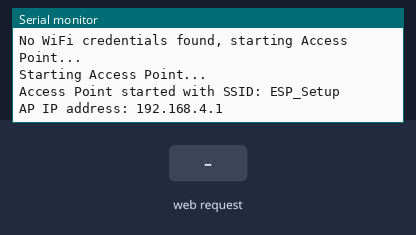
Bench run of a sketch on a simulated ESP32. On the bench: the last lines printed to the serial monitor. Inputs (shaded band) come from the test bench. WiFi joins after 1.5 s; servers stay silent unless stated; a WiFi scan finds three made-up networks; EEPROM starts erased. At 11.4 s the program restarts the board; the recording ends there.

Above: at 6.3 s.
6.4 s: HTTP request GET / received
At 6.8 s:
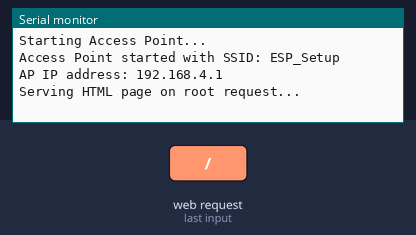
9.4 s: HTTP request GET /connect received
At 10.2 s:
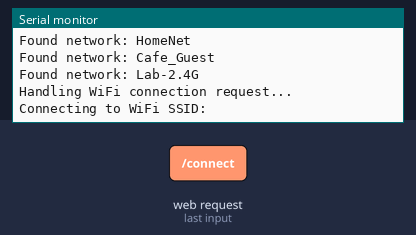

Measured:
- after the input at 6.4 s, the serial monitor: prints a new line at once (image 1)
- after the input at 9.4 s, the serial monitor: prints a new line at once (image 2)

The sketch:

Last.ino
```cpp
#include <WiFi.h>
#include <HTTPClient.h>
#include <WebServer.h>
#include <Preferences.h>
#include <Update.h>
#include <ArduinoJson.h>
#include <esp_system.h>

const char* ap_ssid = "ESP_Setup";
const char* ap_password = "esp123456";
const int device_id = 31;
const char* user_id = "358c82ee-5c56-40a9-9e40-742f4e7b898a";

String ssid = "";
String password = "";
String topicString = "topic/b7a46f2bf14045a28cad1fd678bc084b";

WebServer server(80);
String htmlPage;

Preferences preferences;

void generateHtmlPage() {
  int n = WiFi.scanNetworks();
  Serial.println("Generating HTML page with available networks...");
  htmlPage = "<!DOCTYPE HTML><html><head><title>WLAN-Konfiguration</title></head><body><h1>WLAN-Konfiguration</h1>";
  htmlPage += "<form action=\"/connect\" method=\"post\">";
  htmlPage += "SSID: <select name=\"ssid\">";
  for (int i = 0; i < n; ++i) {
    htmlPage += "<option value=\"" + WiFi.SSID(i) + "\">" + WiFi.SSID(i) + "</option>";
    Serial.println("Found network: " + WiFi.SSID(i));
  }
  htmlPage += "</select><br>";
  htmlPage += "Passwort: <input type=\"password\" name=\"password\"><br>";
  htmlPage += "<input type=\"submit\" value=\"Verbinden\">";
  htmlPage += "</form></body></html>";
}

void checkForUpdate() {
    Serial.println("Checking for OTA update...");
    HTTPClient http;

    http.begin("http://192.168.178.28:5000/api/Update/GetFirmware");
    http.addHeader("Content-Type", "application/json");
    String jsonPayload = "{\"userId\": \"" + String(user_id) + "\", \"deviceid\": \"" + device_id + "\"}";
    int httpCode = http.POST(jsonPayload);
    if (httpCode == 200) {  // HTTP OK
        int contentLength = http.getSize();
        Serial.println("Update available. Content length: " + String(contentLength));
        bool canBegin = Update.begin(contentLength);
        if (canBegin) {
            Serial.println("Begin OTA update...");
            WiFiClient& client = http.getStream();
            size_t written = Update.writeStream(client);
            if (written == contentLength) {
                Serial.println("OTA update success!");
            } else {
                Serial.println("OTA update failed. Written only " + String(written) + " / " + String(contentLength) + " bytes.");
                delay(5000);
                checkForUpdate();
            }
            if (Update.end()) {
                Serial.println("Update successfully completed.");
                if (Update.isFinished()) {
                    Serial.println("Rebooting...");
                    ESP.restart();
                } else {
                    Serial.println("Update not finished.");
                    delay(5000);
                    checkForUpdate();
                }
            } else {
                Serial.println("Error Occurred: " + String(Update.getError()));
                delay(5000);
                checkForUpdate();
            }
        } else {
            Serial.println("Not enough space to begin OTA.");
        }
    } else {
        Serial.println("Error on HTTP request. Code: " + String(httpCode));
        delay(5000);
        checkForUpdate();
    }
    http.end();
}

void handleRoot() {
  Serial.println("Serving HTML page on root request...");
  generateHtmlPage();
  server.send(200, "text/html", htmlPage);
}

void startAccessPoint() {
  ssid = "";
  password = "";
  Serial.println("Starting Access Point...");

  WiFi.mode(WIFI_AP); // <--- Access Point Modus aktivieren
  WiFi.softAP(ap_ssid, ap_password); // <--- AP starten

  delay(5000);

  server.on("/", handleRoot);
  server.on("/connect", handleConnect);
  server.begin();

  Serial.println("Access Point started with SSID: " + String(ap_ssid));
  Serial.print("AP IP address: ");
  Serial.println(WiFi.softAPIP());
}

void connectToWiFi(const String& ssid, const String& password) {
  Serial.println("Connecting to WiFi SSID: " + ssid);
  WiFi.begin(ssid.c_str(), password.c_str());
  int tries = 0;
  while (WiFi.status() != WL_CONNECTED && tries < 10) {
    delay(1000);
    Serial.print(".");
    tries++;
  }
  Serial.println();
  if (WiFi.status() == WL_CONNECTED) {
    Serial.println("Connected to WiFi");
  } else {
    Serial.println("Failed to connect to WiFi");
  }
}

void saveCredentials(const String& ssid, const String& password) {
  Serial.println("Saving WiFi credentials...");
  preferences.begin("wifi-config", false);
  preferences.putString("ssid", ssid);
  preferences.putString("password", password);
  preferences.end();

  preferences.begin("mqtt-config", false);
  preferences.putString("topics", topicString);
  preferences.end();
  esp_restart();
}

void handleConnect() {
  Serial.println("Handling WiFi connection request...");
  ssid = server.arg("ssid");
  password = server.arg("password");
  connectToWiFi(ssid, password);

  if (WiFi.status() == WL_CONNECTED) {
    Serial.println("WiFi connected, saving credentials");
    saveCredentials(ssid, password);
    WiFi.softAPdisconnect(true);
  } else {
    Serial.println("Failed to connect to WiFi, restarting Access Point...");
    startAccessPoint();
  }
}

void setup() {
  Serial.begin(115200);
  Serial.println("Starting setup...");

  WiFi.mode(WIFI_STA);
  WiFi.disconnect();

  delay(100);

  preferences.begin("wifi-config", true);
  ssid = preferences.getString("ssid", "");
  password = preferences.getString("password", "");
  preferences.end();

  if (ssid != "") {
    Serial.println("Found saved WiFi credentials, attempting to connect...");
    connectToWiFi(ssid, password);
    if (WiFi.status() == WL_CONNECTED) {
      Serial.println("Connected to WiFi, fetching config and checking for updates...");
      checkForUpdate();
      return;
    }
  }

  Serial.println("No WiFi credentials found, starting Access Point...");
  startAccessPoint();
}

void loop() {
  server.handleClient();
}
```
